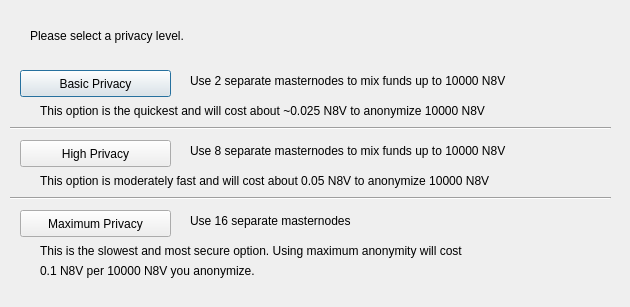
<?xml version="1.0" encoding="UTF-8"?>
<ui version="4.0">
 <class>ObfuscationConfig</class>
 <widget class="QDialog" name="ObfuscationConfig">
  <property name="geometry">
   <rect>
    <x>0</x>
    <y>0</y>
    <width>630</width>
    <height>307</height>
   </rect>
  </property>
  <property name="windowTitle">
   <string>Configure Obfuscation</string>
  </property>
  <widget class="QPushButton" name="buttonBasic">
   <property name="geometry">
    <rect>
     <x>20</x>
     <y>70</y>
     <width>151</width>
     <height>27</height>
    </rect>
   </property>
   <property name="text">
    <string>Basic Privacy</string>
   </property>
  </widget>
  <widget class="QPushButton" name="buttonHigh">
   <property name="geometry">
    <rect>
     <x>20</x>
     <y>140</y>
     <width>151</width>
     <height>27</height>
    </rect>
   </property>
   <property name="text">
    <string>High Privacy</string>
   </property>
  </widget>
  <widget class="QPushButton" name="buttonMax">
   <property name="geometry">
    <rect>
     <x>20</x>
     <y>210</y>
     <width>151</width>
     <height>27</height>
    </rect>
   </property>
   <property name="text">
    <string>Maximum Privacy</string>
   </property>
  </widget>
  <widget class="QLabel" name="label">
   <property name="geometry">
    <rect>
     <x>30</x>
     <y>20</y>
     <width>571</width>
     <height>31</height>
    </rect>
   </property>
   <property name="text">
    <string>Please select a privacy level.</string>
   </property>
  </widget>
  <widget class="QLabel" name="label_2">
   <property name="geometry">
    <rect>
     <x>190</x>
     <y>70</y>
     <width>421</width>
     <height>21</height>
    </rect>
   </property>
   <property name="text">
    <string>Use 2 separate masternodes to mix funds up to 10000 N8V</string>
   </property>
  </widget>
  <widget class="QLabel" name="label_3">
   <property name="geometry">
    <rect>
     <x>190</x>
     <y>140</y>
     <width>411</width>
     <height>21</height>
    </rect>
   </property>
   <property name="text">
    <string>Use 8 separate masternodes to mix funds up to 10000 N8V</string>
   </property>
  </widget>
  <widget class="QLabel" name="label_4">
   <property name="geometry">
    <rect>
     <x>190</x>
     <y>210</y>
     <width>421</width>
     <height>21</height>
    </rect>
   </property>
   <property name="text">
    <string>Use 16 separate masternodes</string>
   </property>
  </widget>
  <widget class="QLabel" name="label_6">
   <property name="geometry">
    <rect>
     <x>40</x>
     <y>100</y>
     <width>561</width>
     <height>21</height>
    </rect>
   </property>
   <property name="text">
    <string>This option is the quickest and will cost about ~0.025 N8V to anonymize 10000 N8V</string>
   </property>
  </widget>
  <widget class="QLabel" name="label_7">
   <property name="geometry">
    <rect>
     <x>40</x>
     <y>170</y>
     <width>561</width>
     <height>21</height>
    </rect>
   </property>
   <property name="text">
    <string>This option is moderately fast and will cost about 0.05 N8V to anonymize 10000 N8V</string>
   </property>
  </widget>
  <widget class="QLabel" name="label_8">
   <property name="geometry">
    <rect>
     <x>40</x>
     <y>240</y>
     <width>561</width>
     <height>21</height>
    </rect>
   </property>
   <property name="text">
    <string>This is the slowest and most secure option. Using maximum anonymity will cost</string>
   </property>
  </widget>
  <widget class="QLabel" name="label_9">
   <property name="geometry">
    <rect>
     <x>40</x>
     <y>260</y>
     <width>561</width>
     <height>21</height>
    </rect>
   </property>
   <property name="text">
    <string>0.1 N8V per 10000 N8V you anonymize.</string>
   </property>
  </widget>
  <widget class="Line" name="line">
   <property name="geometry">
    <rect>
     <x>10</x>
     <y>120</y>
     <width>601</width>
     <height>16</height>
    </rect>
   </property>
   <property name="orientation">
    <enum>Qt::Horizontal</enum>
   </property>
  </widget>
  <widget class="Line" name="line_2">
   <property name="geometry">
    <rect>
     <x>10</x>
     <y>190</y>
     <width>601</width>
     <height>16</height>
    </rect>
   </property>
   <property name="orientation">
    <enum>Qt::Horizontal</enum>
   </property>
  </widget>
 </widget>
 <resources/>
 <connections/>
</ui>
